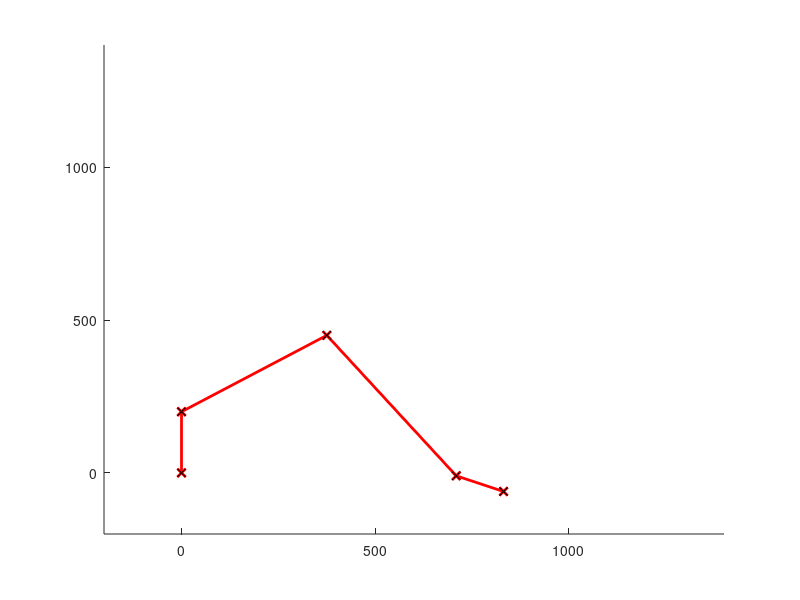

This figure's MATLAB source:
clear all, close all, clc

% Joint angles (degrees) - theta2,3,4 measured against an extrapolation of the proceeding segment. Negative = Anticlockwise.  
theta1 =  30 ;
theta2 = -60 ;
theta3 = -80 ;
theta4 = +30 ;
theta5 =   0 ;

if theta1 > 90 || theta1 < -90
    mirror = 1;
else
    mirror = 0;
end

% Segment lengths
sL1 = 200 ;
sL2 = 500 ;
sL3 = 600 ;
sL4 = 150 ;

% Centre of arm-base = origin
origin = [0, 0, 0];

%% Joint Centre calculations:
JointCentre1 = origin + [0, 0, sL1];
JointCentre2 = JointCentre1 + [-1*sind(theta2)*sL2*sind(theta1), -1*sind(theta2)*sL2*cosd(theta1), cosd(theta2)*sL2];
JointCentre3 = JointCentre2 + [-1*sind(theta2+theta3)*sL3*sind(theta1), -1*sind(theta2+theta3)*sL3*cosd(theta1), cosd(theta2+theta3)*sL3];
JointCentre4 = JointCentre3 + [-1*sind(theta2+theta3+theta4)*sL4*sind(theta1), -1*sind(theta2+theta3+theta4)*sL4*cosd(theta1), cosd(theta2+theta3+theta4)*sL4];


%% Basic plot of Joint Centres:

y = [origin(1,2), JointCentre1(1,2), JointCentre2(1,2), JointCentre3(1,2), JointCentre4(1,2)];
z = [origin(1,3), JointCentre1(1,3), JointCentre2(1,3), JointCentre3(1,3), JointCentre4(1,3)];


hold on
plot(y, z , '-xr', 'LineWidth', 2)
plot(y, z , 'x', 'color', 'k')
hold off
xlim([-200 1400])
ylim([-200 1400])


save('JointCentres', 'origin', 'JointCentre1', 'JointCentre2', 'JointCentre3', 'JointCentre4', 'mirror')

